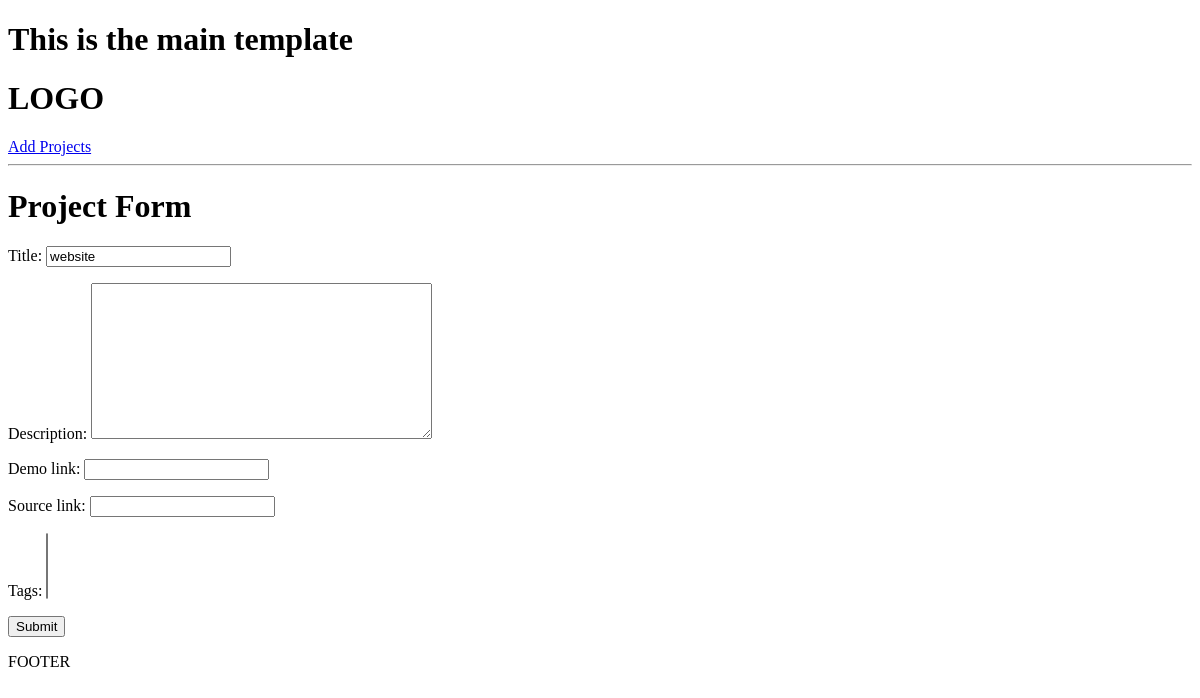
Page /update-project/13d46d02-873e-4d81-88d4-cfafd847d985/ on the earlier database version.
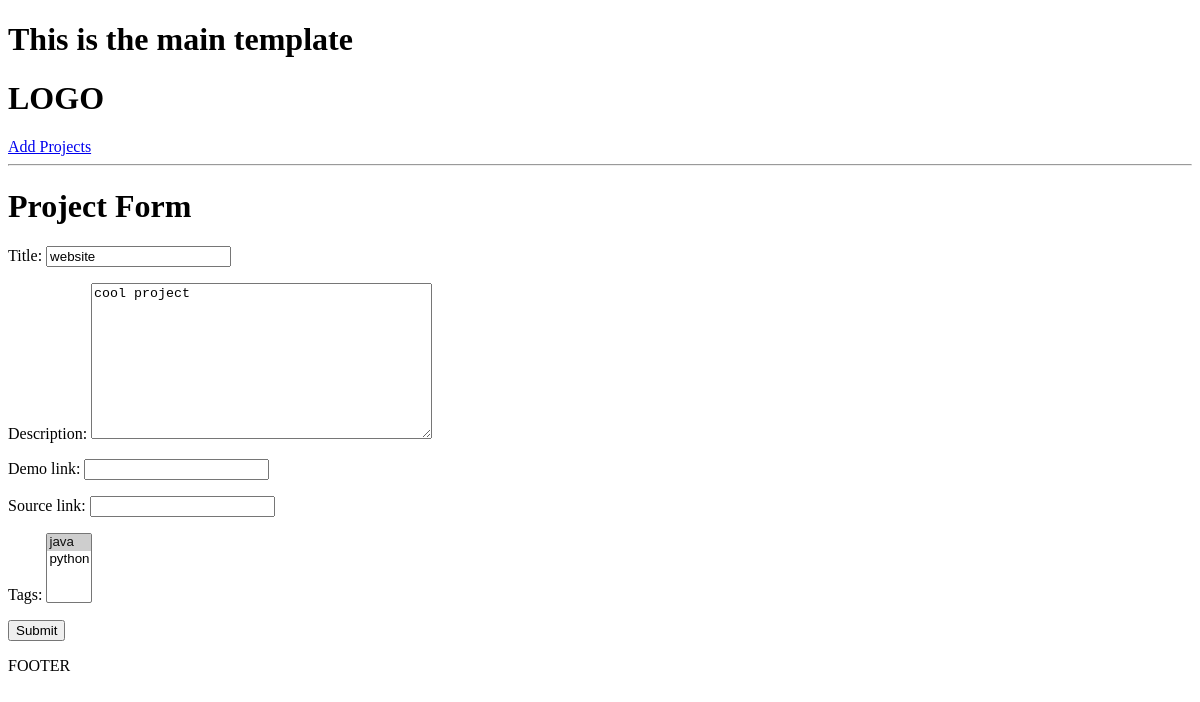
Same page on the later database version.
### projects/models.py (models this page shows, shortened)
class Project(models.Model):
    title = models.CharField(max_length=250)
    description = models.TextField(null=True, blank=True)
    demo_link = models.CharField(max_length=2000, null=True, blank=True)
    source_link = models.CharField(max_length=2000, null=True, blank=True)
    tags = models.ManyToManyField('Tag', blank=True)
    vote_total = models.IntegerField(default=0, null=True)
    vote_ratio = models.IntegerField(default=0, null=True)
    created = models.DateTimeField(auto_now_add=True)
    id = models.UUIDField(default=uuid.uuid4, unique=True,
                          primary_key=True, editable=False)

### projects/views.py (the view)
# urls.py: path('update-project/<uuid:pk>/', views.UpdateProject, name="update-project"),
def UpdateProject(request, pk):
    project = Project.objects.get(id=pk)
    form = ProjectForm(instance=project)
    if request.method == 'POST':
        form = ProjectForm(request.POST, instance=project)
        if form.is_valid():
            form.save()
            return redirect('projects')
    context = {'form': form}
    return render(request, "projects/project_form.html", context)

### projects/form.py
class ProjectForm(ModelForm):
    class Meta:
        model = Project
        fields = ['title', 'description', 'demo_link', 'source_link', 'tags']

### projects/models.py (called while the page is built)
    def __str__(self):
        return self.name

### projects/templates/projects/project_form.html (shortened to what this page needs)
{% extends 'main.html' %}
{% block content %}
<h1>Project Form</h1>
<form action="" method="POST">
{{form.as_p}}
    <input type="submit">
</form>
{% endblock %}

Differences in the rows shown:
changed Project "website": description (not shown) → "cool project"
Other differences:
form field tags: (not shown) → "java ☑ / python"
